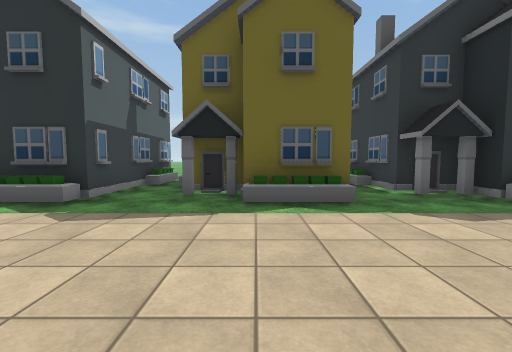
[1] (above)

24 first-person views from a walk through a Unity game level. The camera is 1.3 m above the floor, tilts 4° down and sees 90° across. The floor is counted in squares, 2 m on a side. Each view is taken from the middle of a square. On the plan, view 1 faces up. The plan holds only what a view shows up to about 9 squares ahead; the rest is blank. The place goes on beyond the plan. The player character is not drawn. Some surface patterns are stand-ins.

[2]
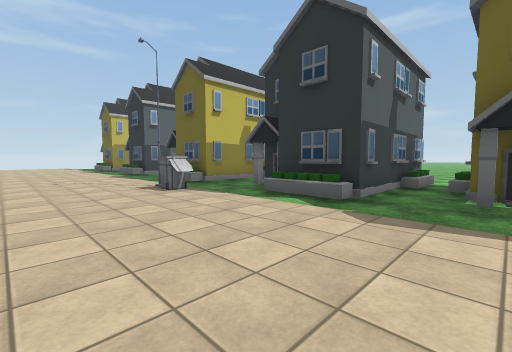

[3]
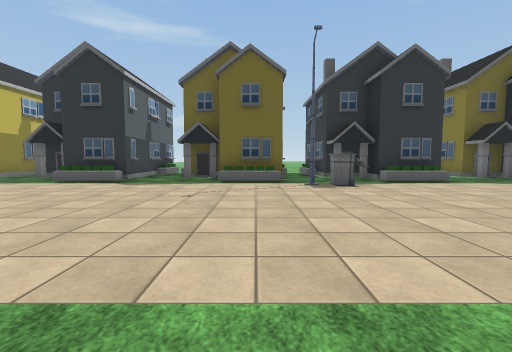

[4]
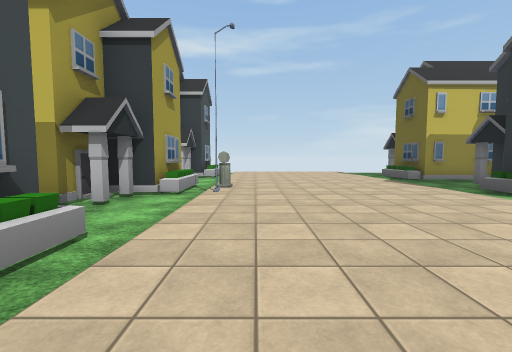

[5]
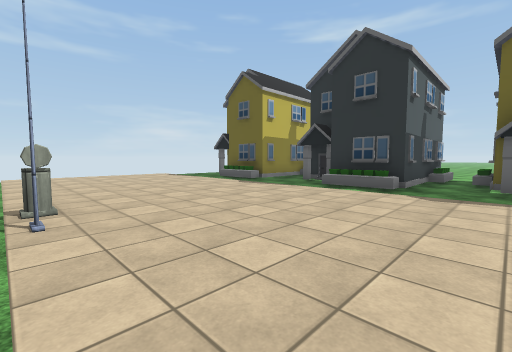

[6]
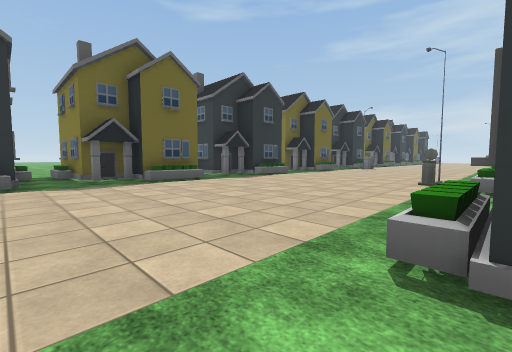

[7]
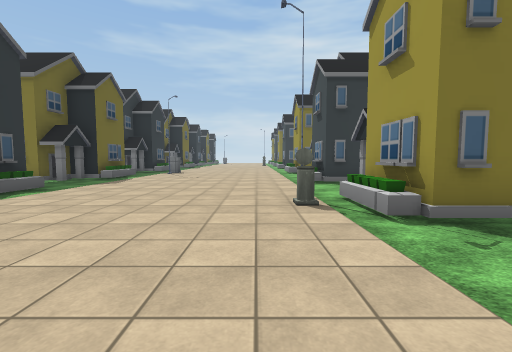

[8]
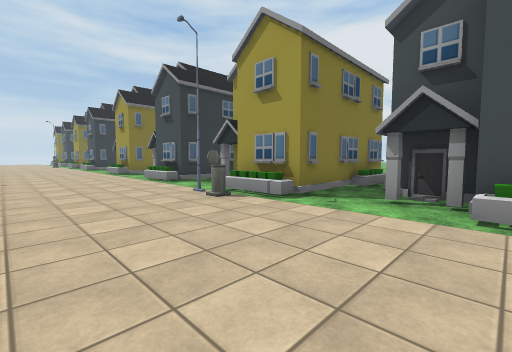

[9]
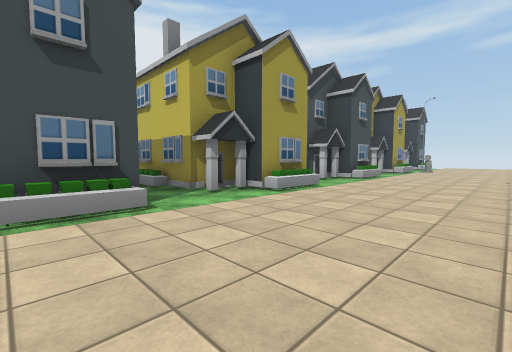

[10]
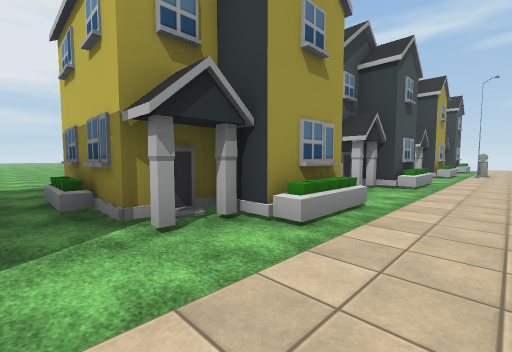

[11]
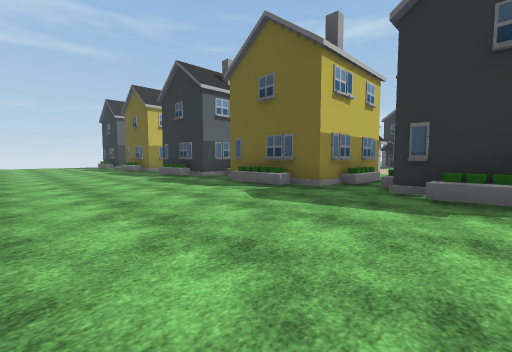

[12]
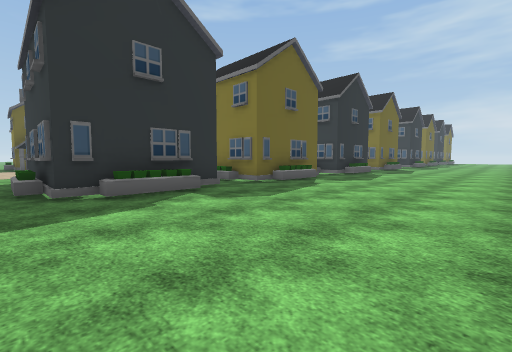

[13]
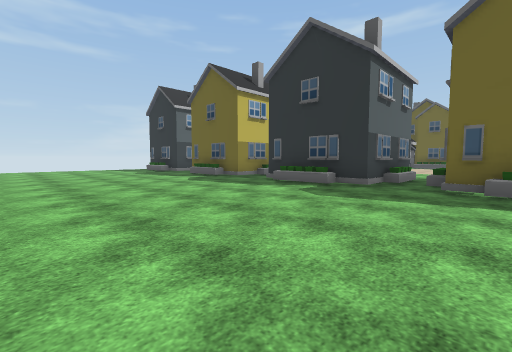

[14]
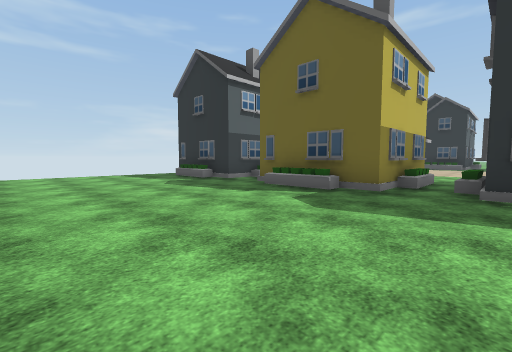

[15]
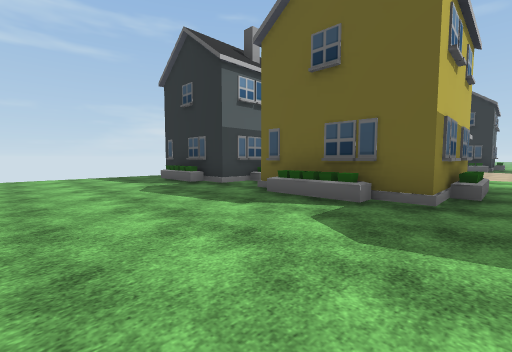

[16]
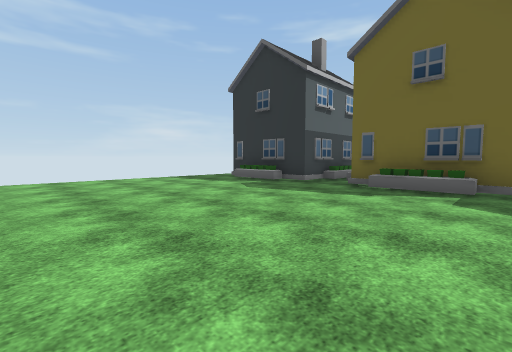

[17]
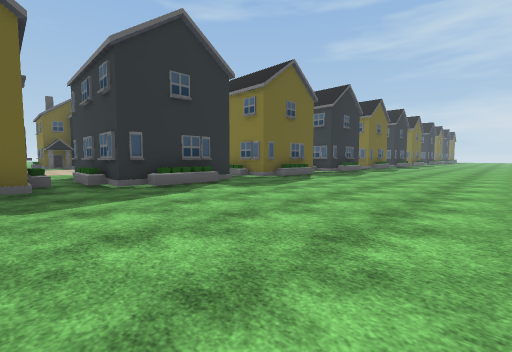

[18]
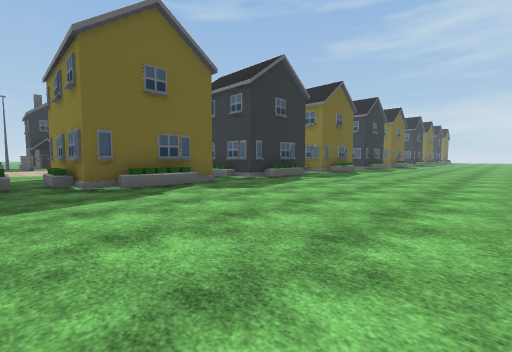

[19]
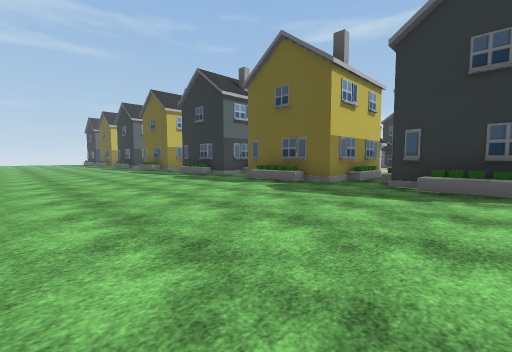

[20]
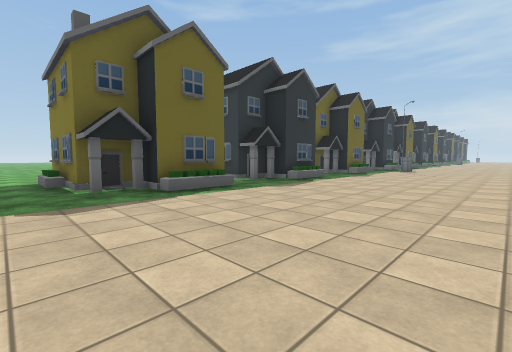

[21]
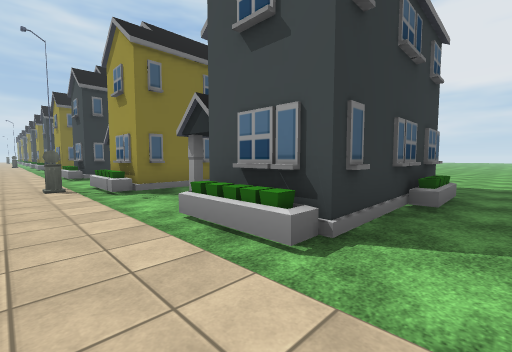

[22]
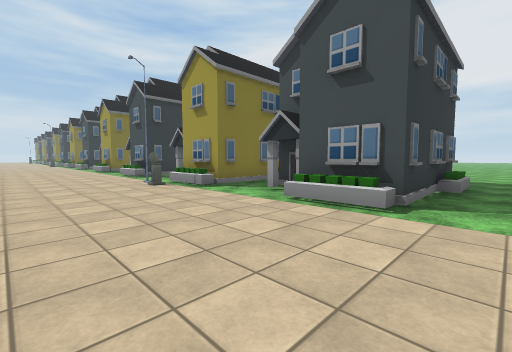

[23]
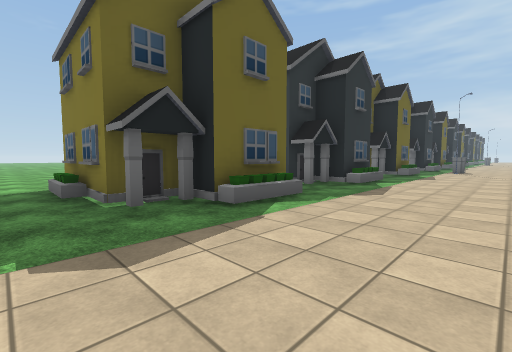

[24]
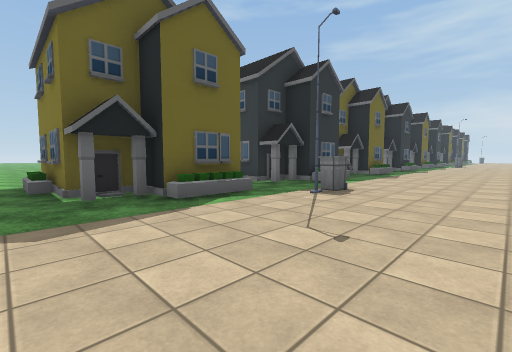

### Floor plan
Key: @ floor where view 1 was taken; # wall or solid block; . floor; / step, stairs or slope; H house; S streetlight; O other object.
Columns run from 20 left of view 1 to 9 right of it. Each row starts with its distance up from view 1.
 12 ..
 11 ..
 10 ..               ..
  9 ..HH     .       ..
  8 .#      #.#      #.#   #
  7 .#      #.#  H   #.#  H#
  6 .## #   #.#  .H  #.#  .#   H
  5 ..###.###.## ..###.## .##  .##
  4 ...HH..HH..HH...HH..HH..HH...H
  3 .............S................
  2 ..............O...............
  1 ..............................
  0 ....................@.........
 -1 ........................O.....
 -2 ......OS................S.....
 -3 .#H...H#..#H..#H...H#..#H...H#
 -4 .#  #. ##.###.####.###.#   #
 -5 .#  #H  #.#  /H  #.#  H#  #H
 -6 .#  #H  #.#  /#  #.#  H# ##H
 -7 .####.###.###.####.###.###.H##
 -8 ..............................
 -9 ..............................
-10 ..............................
-11 ..............................
-12 ..............................
-13 ..............................

Where each view was taken, in squares from view 1:
view 1: 0 up, 0 right, facing up
view 2: 0 up, 1 left, facing up-left
view 3: 3 down, 8 left, facing up
view 4: 1 down, 8 left, facing left
view 5: 2 down, 10 left, facing up-left
view 6: 3 down, 3 left, facing up-right
view 7: 1 down, 0 right, facing right
view 8: 1 up, 0 right, facing down-right
view 9: 1 up, 0 right, facing down-left
view 10: 1 down, 2 left, facing down-left
view 11: 12 down, 0 right, facing up-left
view 12: 12 down, 2 left, facing up-right
view 13: 13 down, 5 left, facing up-left
view 14: 12 down, 10 left, facing up-left
view 15: 11 down, 11 left, facing up-left
view 16: 13 down, 12 left, facing up-left
view 17: 13 down, 12 left, facing up-right
view 18: 13 down, 7 left, facing up-right
view 19: 13 down, 9 right, facing up-left
view 20: 1 down, 20 left, facing up-right
view 21: 1 down, 20 left, facing down-right
view 22: 1 up, 20 left, facing down-right
view 23: 1 up, 20 left, facing up-right
view 24: 0 up, 11 left, facing up-right
